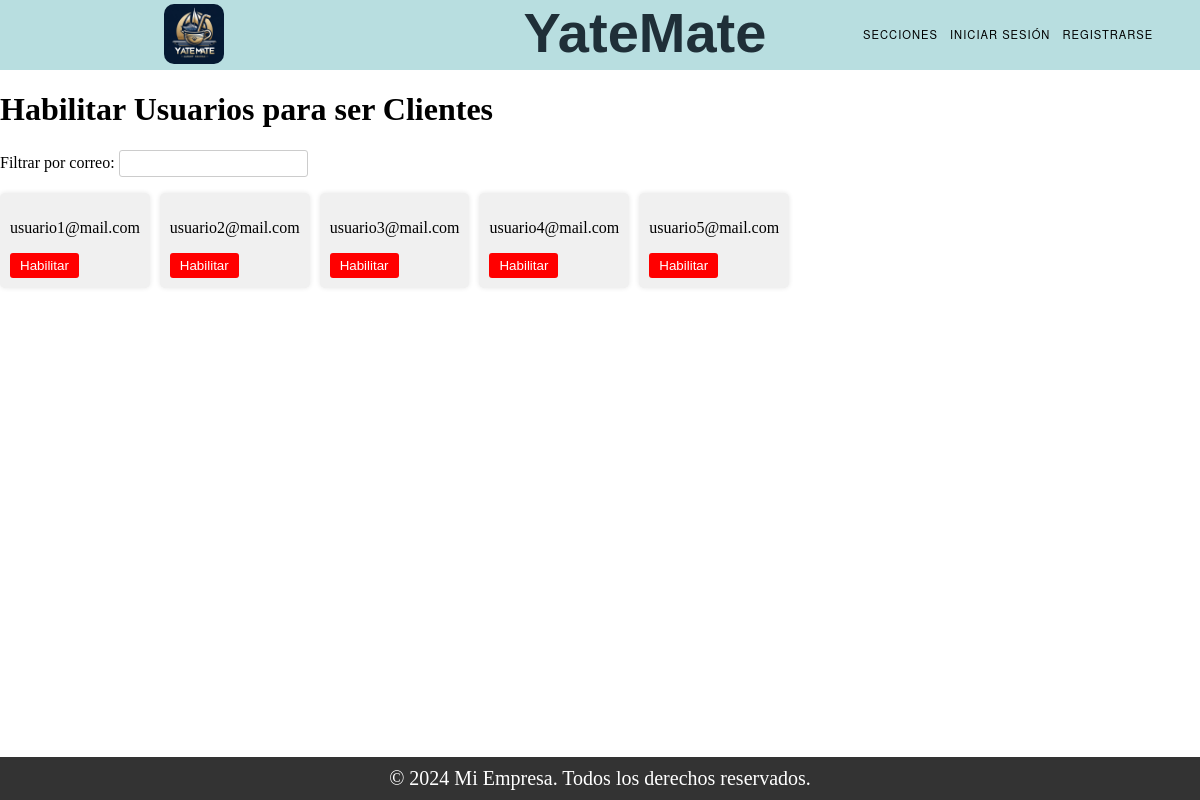
The page /enable_accounts/ on the database as committed earlier.
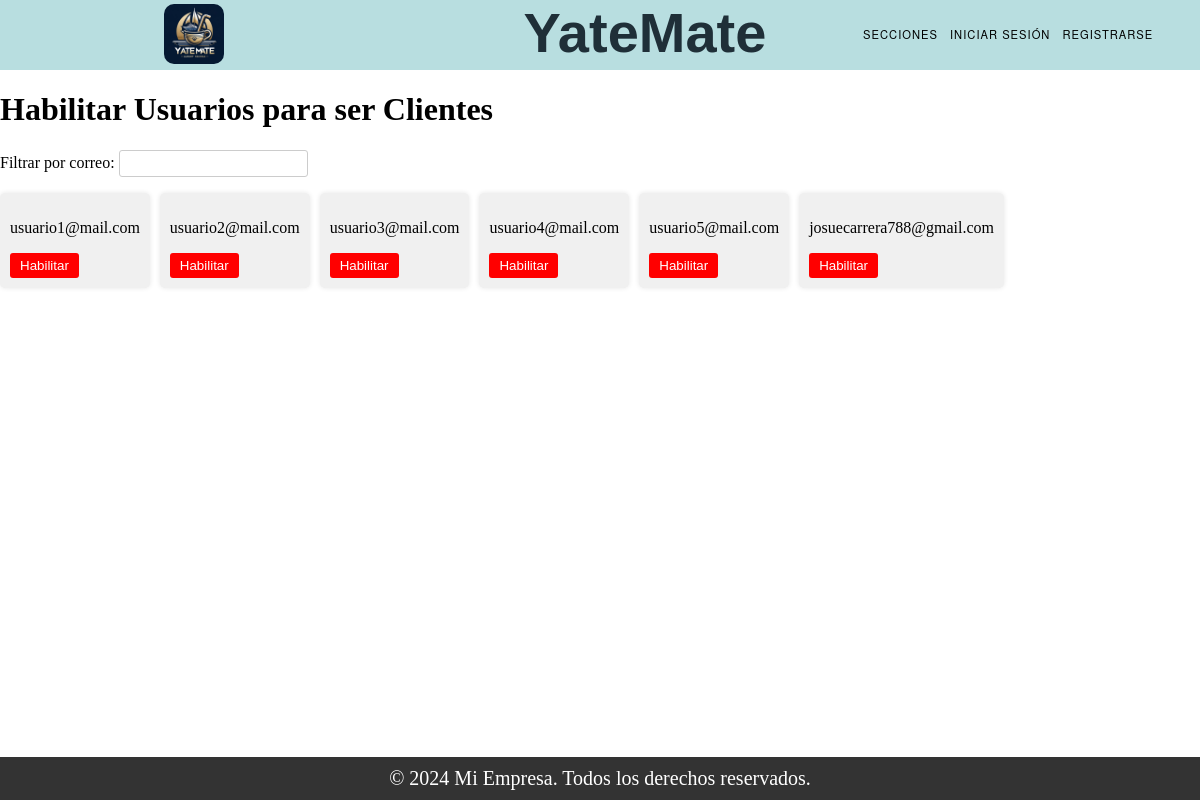
The same page on the database as committed later.
### Register/models.py (models this page shows)
class User(models.Model):
    TIPOS = (
        ('Administrador', 'Administrador'),
        ('Usuario', 'Usuario'),
        ('Cliente', 'Cliente'),
    )
    mail = models.CharField(max_length=150, unique=True)  # Nombre de usuario (email).
    tipo = models.CharField(max_length=20, choices=TIPOS)
    password = models.CharField(max_length=128)  # Contraseña.
    nombre = models.CharField(max_length=255)
    apellido = models.CharField(max_length=255)
    dni = models.CharField(max_length=20)
    fecha_expiracion_dni = models.DateField()
    nacionalidad = models.CharField(max_length=100)
    genero = models.CharField(max_length=10)
    domicilio = models.CharField(max_length=255)
    fecha_nacimiento = models.DateField()
    cuil_cuit = models.CharField(max_length=20)

### Home/views.py (the view)
# urls.py: path('enable_accounts/',views.usuarios_inhabilitados,name='enable_accounts'),
def usuarios_inhabilitados(request):
    usuarios_inhabilitados = User.objects.filter(tipo='Usuario')
    context = {
        'usuarios_inhabilitados': usuarios_inhabilitados
    }
    return render(request, 'enable_accounts.html', context)

### Home/templates/enable_accounts.html (shortened to what this page needs)
{% extends "base.html" %}
{% load static %}
{% block content %}
<h1>Habilitar Usuarios para ser Clientes</h1>
<div class="filtro-container">
  <label for="filtro-mail">Filtrar por correo:</label>
  <input type="text" id="filtro-mail" class="filtro-input">
</div>
{% if usuarios_inhabilitados %}
  <div class="usuarios-container">
    {% for usuario in usuarios_inhabilitados %}
      <div class="usuario-bloque">
        <p>{{ usuario.mail }}</p>
        <form action="{% url 'habilitar_usuario' usuario.id %}" method="POST" style="display: inline;">
          <button type="submit" class="btn-habilitar">Habilitar</button>
        </form>
      </div>
    {% endfor %}
  </div>
{% else %}
  <p>No hay usuarios Registrados.</p>
{% endif %}
{% endblock %}

Rows that differ between the two databases and show on the page:
added User: mail "josuecarrera788@gmail.com"
